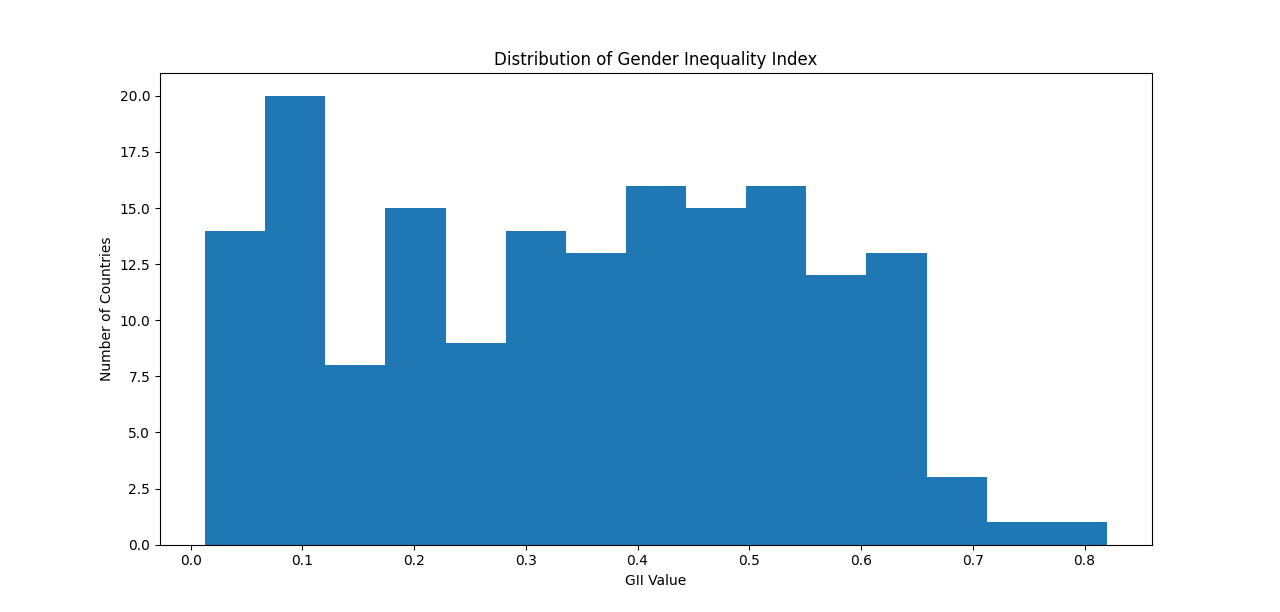

Write the Python code that produced this figure.
import pandas as pd
import matplotlib.pyplot as plt

df = pd.read_csv("Gender Inequality Index.csv", encoding="latin1")

gii = pd.to_numeric(df["GII VALUE"], errors="coerce")

plt.figure(figsize=(8,5))
plt.hist(gii.dropna(), bins=15)

plt.title("Distribution of Gender Inequality Index")
plt.xlabel("GII Value")
plt.ylabel("Number of Countries")

plt.show()
